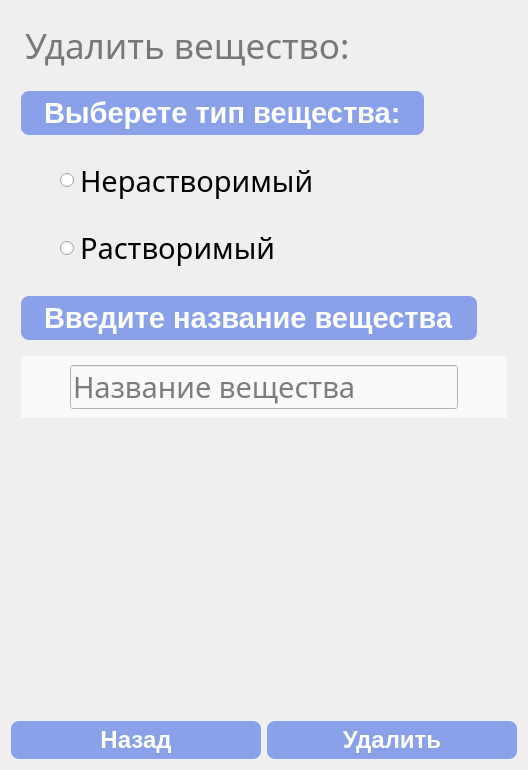
              <widget class="QWidget" name="delete_substance">
               <layout class="QVBoxLayout" name="verticalLayout_5">
                <item>
                 <layout class="QHBoxLayout" name="horizontalLayout_24" stretch="0,2">
                  <item>
                   <widget class="QLabel" name="label_5">
                    <property name="font">
                     <font>
                      <family>Montserrat</family>
                      <pointsize>26</pointsize>
                     </font>
                    </property>
                    <property name="focusPolicy">
                     <enum>Qt::NoFocus</enum>
                    </property>
                    <property name="layoutDirection">
                     <enum>Qt::LeftToRight</enum>
                    </property>
                    <property name="styleSheet">
                     <string notr="true">color:rgb(120, 120, 120);
margin-top: 5px;
padding: 5px;</string>
                    </property>
                    <property name="text">
                     <string>Удалить вещество:</string>
                    </property>
                    <property name="textFormat">
                     <enum>Qt::PlainText</enum>
                    </property>
                    <property name="alignment">
                     <set>Qt::AlignLeading|Qt::AlignLeft|Qt::AlignVCenter</set>
                    </property>
                    <property name="wordWrap">
                     <bool>false</bool>
                    </property>
                   </widget>
                  </item>
                  <item>
                   <spacer name="horizontalSpacer_25">
                    <property name="orientation">
                     <enum>Qt::Horizontal</enum>
                    </property>
                    <property name="sizeHint" stdset="0">
                     <size>
                      <width>40</width>
                      <height>20</height>
                     </size>
                    </property>
                   </spacer>
                  </item>
                 </layout>
                </item>
                <item>
                 <layout class="QHBoxLayout" name="horizontalLayout_23">
                  <item>
                   <widget class="QLabel" name="label_4">
                    <property name="font">
                     <font>
                      <family>MS Shell Dlg 2</family>
                      <pointsize>22</pointsize>
                      <weight>75</weight>
                      <bold>true</bold>
                     </font>
                    </property>
                    <property name="styleSheet">
                     <string notr="true">color:rgb(140, 139, 139);
background-color:rgb(138, 161, 233);
color:rgb(255, 255, 255);
border-radius: 8px;
padding: 5px 15px;
margin-top: 10px;
margin-left: 10px;
outline: 0px;</string>
                    </property>
                    <property name="text">
                     <string>Выберете тип вещества:</string>
                    </property>
                    <property name="alignment">
                     <set>Qt::AlignLeading|Qt::AlignLeft|Qt::AlignVCenter</set>
                    </property>
                   </widget>
                  </item>
                  <item>
                   <spacer name="horizontalSpacer_24">
                    <property name="orientation">
                     <enum>Qt::Horizontal</enum>
                    </property>
                    <property name="sizeHint" stdset="0">
                     <size>
                      <width>40</width>
                      <height>20</height>
                     </size>
                    </property>
                   </spacer>
                  </item>
                 </layout>
                </item>
                <item>
                 <widget class="QWidget" name="horizontalWidget_5" native="true">
                  <property name="styleSheet">
                   <string notr="true">margin-top: 10px;</string>
                  </property>
                  <layout class="QHBoxLayout" name="horizontalLayout_14" stretch="0,1,2">
                   <item>
                    <spacer name="horizontalSpacer_22">
                     <property name="orientation">
                      <enum>Qt::Horizontal</enum>
                     </property>
                     <property name="sizeHint" stdset="0">
                      <size>
                       <width>40</width>
                       <height>20</height>
                      </size>
                     </property>
                    </spacer>
                   </item>
                   <item>
                    <widget class="QRadioButton" name="insoluble_rb_del">
                     <property name="font">
                      <font>
                       <family>Montserrat</family>
                       <pointsize>22</pointsize>
                      </font>
                     </property>
                     <property name="styleSheet">
                      <string notr="true"/>
                     </property>
                     <property name="text">
                      <string>Нерастворимый</string>
                     </property>
                    </widget>
                   </item>
                   <item>
                    <spacer name="horizontalSpacer_23">
                     <property name="orientation">
                      <enum>Qt::Horizontal</enum>
                     </property>
                     <property name="sizeHint" stdset="0">
                      <size>
                       <width>40</width>
                       <height>20</height>
                      </size>
                     </property>
                    </spacer>
                   </item>
                  </layout>
                 </widget>
                </item>
                <item>
                 <widget class="QWidget" name="horizontalWidget_3" native="true">
                  <layout class="QHBoxLayout" name="horizontalLayout_13" stretch="0,1,2">
                   <item>
                    <spacer name="horizontalSpacer_19">
                     <property name="orientation">
                      <enum>Qt::Horizontal</enum>
                     </property>
                     <property name="sizeHint" stdset="0">
                      <size>
                       <width>40</width>
                       <height>20</height>
                      </size>
                     </property>
                    </spacer>
                   </item>
                   <item>
                    <widget class="QRadioButton" name="soluble_rb_del">
                     <property name="font">
                      <font>
                       <family>Montserrat</family>
                       <pointsize>22</pointsize>
                      </font>
                     </property>
                     <property name="styleSheet">
                      <string notr="true"/>
                     </property>
                     <property name="text">
                      <string>Растворимый</string>
                     </property>
                    </widget>
                   </item>
                   <item>
                    <spacer name="horizontalSpacer_21">
                     <property name="orientation">
                      <enum>Qt::Horizontal</enum>
                     </property>
                     <property name="sizeHint" stdset="0">
                      <size>
                       <width>40</width>
                       <height>20</height>
                      </size>
                     </property>
                    </spacer>
                   </item>
                  </layout>
                 </widget>
                </item>
                <item>
                 <layout class="QHBoxLayout" name="horizontalLayout_25">
                  <item>
                   <widget class="QLabel" name="label_6">
                    <property name="font">
                     <font>
                      <family>MS Shell Dlg 2</family>
                      <pointsize>22</pointsize>
                      <weight>75</weight>
                      <bold>true</bold>
                     </font>
                    </property>
                    <property name="styleSheet">
                     <string notr="true">margin-left: 10px;
color:rgb(140, 139, 139);
background-color:rgb(138, 161, 233);
color:rgb(255, 255, 255);
border-radius: 8px;
padding: 5px 15px;
margin-top: 10px;
outline: 0px;</string>
                    </property>
                    <property name="text">
                     <string>Введите название вещества</string>
                    </property>
                    <property name="alignment">
                     <set>Qt::AlignLeading|Qt::AlignLeft|Qt::AlignVCenter</set>
                    </property>
                   </widget>
                  </item>
                  <item>
                   <spacer name="horizontalSpacer_26">
                    <property name="orientation">
                     <enum>Qt::Horizontal</enum>
                    </property>
                    <property name="sizeHint" stdset="0">
                     <size>
                      <width>40</width>
                      <height>20</height>
                     </size>
                    </property>
                   </spacer>
                  </item>
                 </layout>
                </item>
                <item>
                 <widget class="QWidget" name="horizontalWidget_6" native="true">
                  <property name="styleSheet">
                   <string notr="true">margin-top: 10px;
background-color:rgb(248, 249, 251);
margin-left: 10px;
margin-right: 10px;</string>
                  </property>
                  <layout class="QHBoxLayout" name="horizontalLayout_28" stretch="0,2,0">
                   <item>
                    <spacer name="horizontalSpacer_27">
                     <property name="orientation">
                      <enum>Qt::Horizontal</enum>
                     </property>
                     <property name="sizeHint" stdset="0">
                      <size>
                       <width>40</width>
                       <height>20</height>
                      </size>
                     </property>
                    </spacer>
                   </item>
                   <item>
                    <widget class="QLineEdit" name="name_sub_del">
                     <property name="font">
                      <font>
                       <family>Montserrat</family>
                       <pointsize>22</pointsize>
                      </font>
                     </property>
                     <property name="styleSheet">
                      <string notr="true">background-color:rgb(248, 249, 251);</string>
                     </property>
                     <property name="placeholderText">
                      <string>Название вещества</string>
                     </property>
                    </widget>
                   </item>
                   <item>
                    <spacer name="horizontalSpacer_28">
                     <property name="orientation">
                      <enum>Qt::Horizontal</enum>
                     </property>
                     <property name="sizeHint" stdset="0">
                      <size>
                       <width>40</width>
                       <height>20</height>
                      </size>
                     </property>
                    </spacer>
                   </item>
                  </layout>
                 </widget>
                </item>
                <item>
                 <widget class="QLabel" name="error_sub_del">
                  <property name="font">
                   <font>
                    <pointsize>22</pointsize>
                   </font>
                  </property>
                  <property name="styleSheet">
                   <string notr="true">color: rgb(170, 0, 0)</string>
                  </property>
                  <property name="text">
                   <string/>
                  </property>
                 </widget>
                </item>
                <item>
                 <spacer name="verticalSpacer_8">
                  <property name="orientation">
                   <enum>Qt::Vertical</enum>
                  </property>
                  <property name="sizeHint" stdset="0">
                   <size>
                    <width>20</width>
                    <height>124</height>
                   </size>
                  </property>
                 </spacer>
                </item>
                <item>
                 <spacer name="verticalSpacer_9">
                  <property name="orientation">
                   <enum>Qt::Vertical</enum>
                  </property>
                  <property name="sizeHint" stdset="0">
                   <size>
                    <width>20</width>
                    <height>124</height>
                   </size>
                  </property>
                 </spacer>
                </item>
                <item>
                 <layout class="QHBoxLayout" name="horizontalLayout_26" stretch="0,0">
                  <item>
                   <widget class="QPushButton" name="back_substance_from_del">
                    <property name="font">
                     <font>
                      <family>MS Shell Dlg 2</family>
                      <pointsize>18</pointsize>
                      <weight>75</weight>
                      <bold>true</bold>
                     </font>
                    </property>
                    <property name="styleSheet">
                     <string notr="true">QPushButton {
background-color:rgb(138, 161, 233);
color:rgb(255, 255, 255);
font-weight: 600;
border-radius: 8px;
padding: 5px 15px;
margin-top: 10px;
outline: 0px;
}
QPushButton:hover{
background-color: rgb(125, 143, 202);
}
</string>
                    </property>
                    <property name="text">
                     <string>Назад</string>
                    </property>
                   </widget>
                  </item>
                  <item>
                   <widget class="QPushButton" name="del_sub">
                    <property name="font">
                     <font>
                      <family>MS Shell Dlg 2</family>
                      <pointsize>18</pointsize>
                      <weight>75</weight>
                      <bold>true</bold>
                     </font>
                    </property>
                    <property name="styleSheet">
                     <string notr="true">QPushButton {
background-color:rgb(138, 161, 233);
color:rgb(255, 255, 255);
font-weight: 600;
border-radius: 8px;
padding: 5px 15px;
margin-top: 10px;
outline: 0px;
}
QPushButton:hover{
background-color: rgb(125, 143, 202);
}
</string>
                    </property>
                    <property name="text">
                     <string>Удалить</string>
                    </property>
                   </widget>
                  </item>
                 </layout>
                </item>
               </layout>
              </widget>
